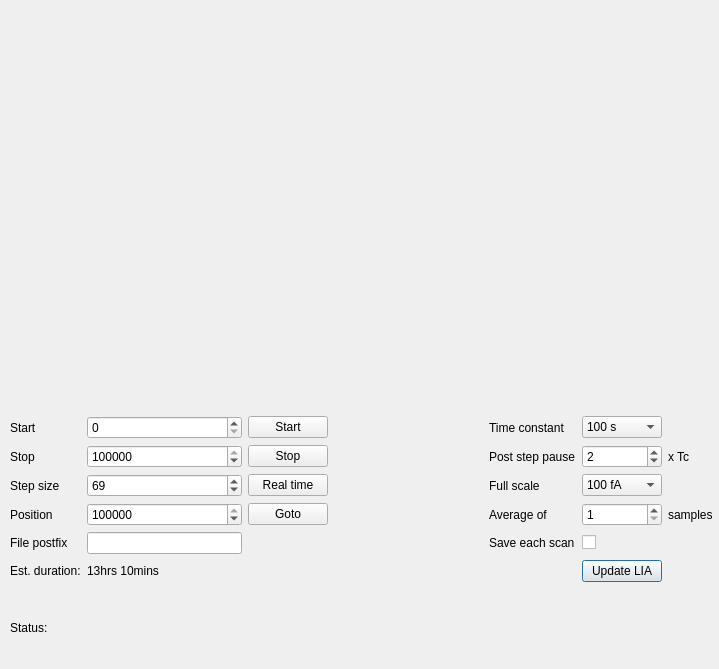
<?xml version="1.0" encoding="UTF-8"?>
<ui version="4.0">
 <class>Dialog</class>
 <widget class="QDialog" name="Dialog">
  <property name="geometry">
   <rect>
    <x>0</x>
    <y>0</y>
    <width>719</width>
    <height>669</height>
   </rect>
  </property>
  <property name="windowTitle">
   <string>Dialog</string>
  </property>
  <property name="autoFillBackground">
   <bool>false</bool>
  </property>
  <widget class="QWidget" name="verticalLayoutWidget">
   <property name="geometry">
    <rect>
     <x>10</x>
     <y>10</y>
     <width>703</width>
     <height>658</height>
    </rect>
   </property>
   <layout class="QVBoxLayout" name="verticalLayout">
    <item>
     <widget class="QWidget" name="wplot" native="true">
      <property name="enabled">
       <bool>true</bool>
      </property>
      <property name="minimumSize">
       <size>
        <width>701</width>
        <height>400</height>
       </size>
      </property>
     </widget>
    </item>
    <item>
     <layout class="QGridLayout" name="gridLayout_2">
      <item row="3" column="1">
       <widget class="QSpinBox" name="nPosition">
        <property name="maximum">
         <number>300000</number>
        </property>
        <property name="value">
         <number>135000</number>
        </property>
       </widget>
      </item>
      <item row="3" column="2">
       <widget class="QPushButton" name="btnGoto">
        <property name="text">
         <string>Goto</string>
        </property>
        <property name="checkable">
         <bool>false</bool>
        </property>
        <property name="autoDefault">
         <bool>false</bool>
        </property>
       </widget>
      </item>
      <item row="1" column="2">
       <widget class="QPushButton" name="btnStop">
        <property name="text">
         <string>Stop</string>
        </property>
        <property name="autoDefault">
         <bool>false</bool>
        </property>
       </widget>
      </item>
      <item row="2" column="0">
       <widget class="QLabel" name="label_3">
        <property name="text">
         <string>Step size</string>
        </property>
       </widget>
      </item>
      <item row="0" column="4">
       <widget class="QLabel" name="label_5">
        <property name="text">
         <string>Time constant</string>
        </property>
       </widget>
      </item>
      <item row="1" column="4">
       <widget class="QLabel" name="label_10">
        <property name="text">
         <string>Post step pause</string>
        </property>
       </widget>
      </item>
      <item row="0" column="2">
       <widget class="QPushButton" name="btnStart">
        <property name="text">
         <string notr="true">Start</string>
        </property>
        <property name="shortcut">
         <string notr="true"/>
        </property>
        <property name="autoDefault">
         <bool>false</bool>
        </property>
        <property name="default">
         <bool>false</bool>
        </property>
        <property name="flat">
         <bool>false</bool>
        </property>
       </widget>
      </item>
      <item row="2" column="2">
       <widget class="QPushButton" name="btnRealtime">
        <property name="text">
         <string>Real time</string>
        </property>
        <property name="autoDefault">
         <bool>false</bool>
        </property>
       </widget>
      </item>
      <item row="1" column="0">
       <widget class="QLabel" name="label_2">
        <property name="text">
         <string>Stop</string>
        </property>
       </widget>
      </item>
      <item row="3" column="3">
       <spacer name="horizontalSpacer_4">
        <property name="orientation">
         <enum>Qt::Horizontal</enum>
        </property>
        <property name="sizeHint" stdset="0">
         <size>
          <width>40</width>
          <height>20</height>
         </size>
        </property>
       </spacer>
      </item>
      <item row="0" column="1">
       <widget class="QSpinBox" name="nStart">
        <property name="maximum">
         <number>500000</number>
        </property>
       </widget>
      </item>
      <item row="0" column="0">
       <widget class="QLabel" name="label">
        <property name="text">
         <string>Start</string>
        </property>
       </widget>
      </item>
      <item row="2" column="3">
       <spacer name="horizontalSpacer_3">
        <property name="orientation">
         <enum>Qt::Horizontal</enum>
        </property>
        <property name="sizeHint" stdset="0">
         <size>
          <width>40</width>
          <height>20</height>
         </size>
        </property>
       </spacer>
      </item>
      <item row="3" column="0">
       <widget class="QLabel" name="label_4">
        <property name="text">
         <string>Position</string>
        </property>
       </widget>
      </item>
      <item row="4" column="4">
       <widget class="QLabel" name="label_8">
        <property name="text">
         <string>Save each scan</string>
        </property>
       </widget>
      </item>
      <item row="3" column="5">
       <widget class="QSpinBox" name="nAvg">
        <property name="minimum">
         <number>1</number>
        </property>
       </widget>
      </item>
      <item row="1" column="5">
       <widget class="QSpinBox" name="nPostmove">
        <property name="minimum">
         <number>0</number>
        </property>
        <property name="maximum">
         <number>30</number>
        </property>
        <property name="value">
         <number>2</number>
        </property>
       </widget>
      </item>
      <item row="3" column="4">
       <widget class="QLabel" name="label_7">
        <property name="text">
         <string>Average of</string>
        </property>
       </widget>
      </item>
      <item row="2" column="4">
       <widget class="QLabel" name="label_6">
        <property name="text">
         <string>Full scale</string>
        </property>
       </widget>
      </item>
      <item row="2" column="1">
       <widget class="QSpinBox" name="nStepsize">
        <property name="minimum">
         <number>1</number>
        </property>
        <property name="maximum">
         <number>500</number>
        </property>
        <property name="value">
         <number>69</number>
        </property>
       </widget>
      </item>
      <item row="0" column="3">
       <spacer name="horizontalSpacer">
        <property name="orientation">
         <enum>Qt::Horizontal</enum>
        </property>
        <property name="sizeHint" stdset="0">
         <size>
          <width>40</width>
          <height>20</height>
         </size>
        </property>
       </spacer>
      </item>
      <item row="1" column="3">
       <spacer name="horizontalSpacer_2">
        <property name="orientation">
         <enum>Qt::Horizontal</enum>
        </property>
        <property name="sizeHint" stdset="0">
         <size>
          <width>40</width>
          <height>20</height>
         </size>
        </property>
       </spacer>
      </item>
      <item row="4" column="5">
       <widget class="QCheckBox" name="cbSaveall">
        <property name="text">
         <string/>
        </property>
        <property name="checked">
         <bool>false</bool>
        </property>
       </widget>
      </item>
      <item row="0" column="5">
       <widget class="QComboBox" name="ddTc">
        <item>
         <property name="text">
          <string>100 s</string>
         </property>
        </item>
        <item>
         <property name="text">
          <string>30 s</string>
         </property>
        </item>
        <item>
         <property name="text">
          <string>10 s</string>
         </property>
        </item>
        <item>
         <property name="text">
          <string>3 s</string>
         </property>
        </item>
        <item>
         <property name="text">
          <string>1 s</string>
         </property>
        </item>
        <item>
         <property name="text">
          <string>300 ms</string>
         </property>
        </item>
        <item>
         <property name="text">
          <string>100 ms</string>
         </property>
        </item>
        <item>
         <property name="text">
          <string>30 ms</string>
         </property>
        </item>
        <item>
         <property name="text">
          <string>10 ms</string>
         </property>
        </item>
        <item>
         <property name="text">
          <string>3 ms</string>
         </property>
        </item>
        <item>
         <property name="text">
          <string>1 ms</string>
         </property>
        </item>
       </widget>
      </item>
      <item row="1" column="1">
       <widget class="QSpinBox" name="nStop">
        <property name="maximum">
         <number>500000</number>
        </property>
        <property name="value">
         <number>300000</number>
        </property>
       </widget>
      </item>
      <item row="2" column="5">
       <widget class="QComboBox" name="ddSens">
        <property name="maxVisibleItems">
         <number>20</number>
        </property>
        <item>
         <property name="text">
          <string>100 fA</string>
         </property>
        </item>
        <item>
         <property name="text">
          <string>200 fA</string>
         </property>
        </item>
        <item>
         <property name="text">
          <string>500 fA</string>
         </property>
        </item>
        <item>
         <property name="text">
          <string>1 pA</string>
         </property>
        </item>
        <item>
         <property name="text">
          <string>2 pA</string>
         </property>
        </item>
        <item>
         <property name="text">
          <string>5 pA</string>
         </property>
        </item>
        <item>
         <property name="text">
          <string>10 pA</string>
         </property>
        </item>
        <item>
         <property name="text">
          <string>20 pA</string>
         </property>
        </item>
        <item>
         <property name="text">
          <string>50 pA</string>
         </property>
        </item>
        <item>
         <property name="text">
          <string>100 pA</string>
         </property>
        </item>
        <item>
         <property name="text">
          <string>200 pA</string>
         </property>
        </item>
        <item>
         <property name="text">
          <string>500 pA</string>
         </property>
        </item>
        <item>
         <property name="text">
          <string>1 nA</string>
         </property>
        </item>
        <item>
         <property name="text">
          <string>2 nA</string>
         </property>
        </item>
        <item>
         <property name="text">
          <string>5 nA</string>
         </property>
        </item>
        <item>
         <property name="text">
          <string>10 nA</string>
         </property>
        </item>
        <item>
         <property name="text">
          <string>20 nA</string>
         </property>
        </item>
        <item>
         <property name="text">
          <string>50 nA</string>
         </property>
        </item>
        <item>
         <property name="text">
          <string>100 nA</string>
         </property>
        </item>
        <item>
         <property name="text">
          <string>200 nA</string>
         </property>
        </item>
        <item>
         <property name="text">
          <string>500 nA</string>
         </property>
        </item>
       </widget>
      </item>
      <item row="5" column="5">
       <widget class="QPushButton" name="btnUpdate">
        <property name="text">
         <string>Update LIA</string>
        </property>
       </widget>
      </item>
      <item row="3" column="6">
       <widget class="QLabel" name="label_9">
        <property name="text">
         <string>samples</string>
        </property>
       </widget>
      </item>
      <item row="1" column="6">
       <widget class="QLabel" name="label_11">
        <property name="text">
         <string>x Tc</string>
        </property>
       </widget>
      </item>
      <item row="5" column="0">
       <widget class="QLabel" name="label_12">
        <property name="text">
         <string>Est. duration:</string>
        </property>
       </widget>
      </item>
      <item row="5" column="1" colspan="2">
       <widget class="QLabel" name="lblEstduration">
        <property name="text">
         <string>13hrs 10mins</string>
        </property>
       </widget>
      </item>
      <item row="4" column="0">
       <widget class="QLabel" name="label_13">
        <property name="text">
         <string>File postfix</string>
        </property>
       </widget>
      </item>
      <item row="4" column="1">
       <widget class="QLineEdit" name="fileprefix">
        <property name="maxLength">
         <number>32</number>
        </property>
       </widget>
      </item>
     </layout>
    </item>
    <item>
     <widget class="QLabel" name="statusBar">
      <property name="text">
       <string>Status: </string>
      </property>
     </widget>
    </item>
   </layout>
  </widget>
 </widget>
 <resources/>
 <connections/>
</ui>
